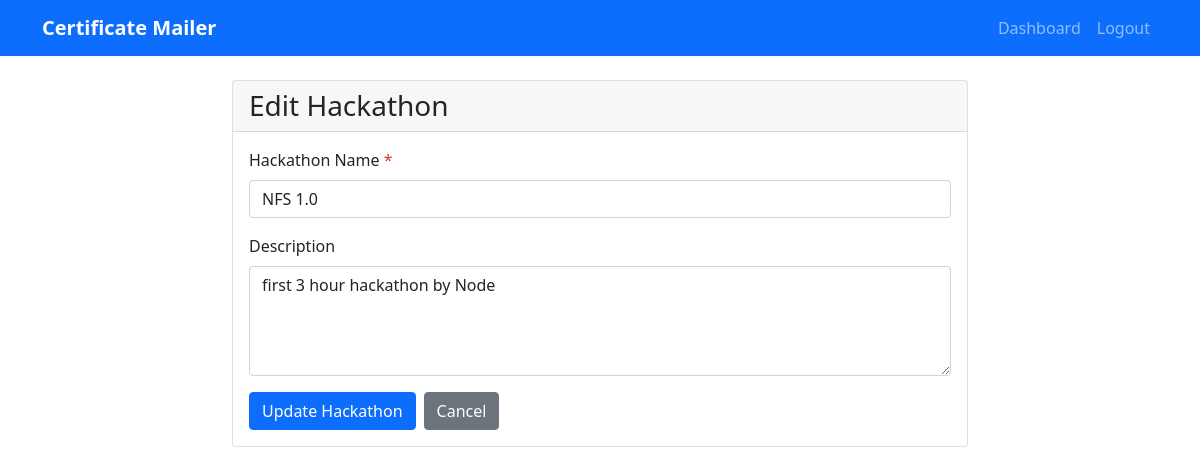
/hackathons/1/edit (signed in), run on an earlier commit of the app's database.
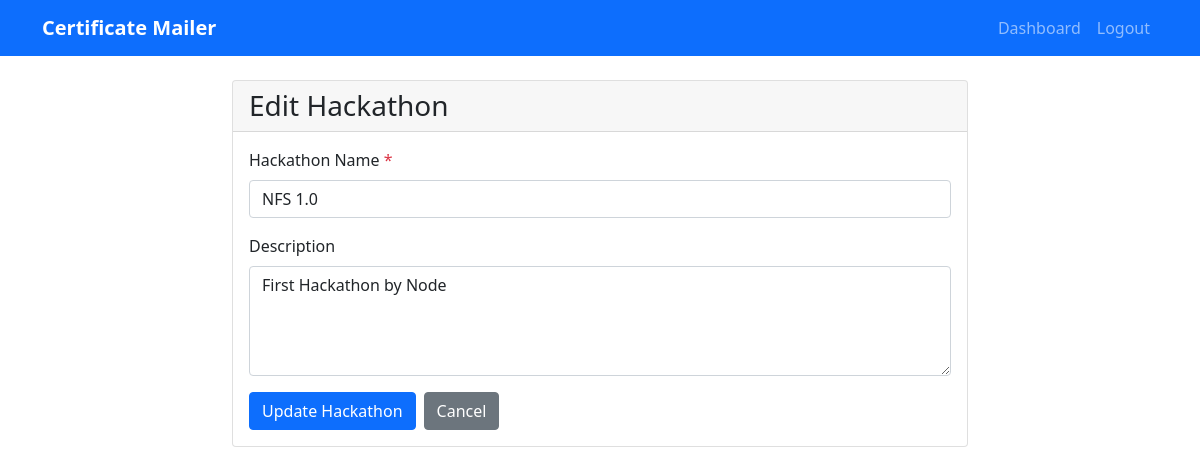
And on a later commit of the database.
### models.py (models this page shows)
class Hackathon(db.Model):
    id = db.Column(db.Integer, primary_key=True)
    name = db.Column(db.String(100), nullable=False)
    description = db.Column(db.Text)
    created_at = db.Column(db.DateTime, default=datetime.utcnow)
    user_id = db.Column(db.Integer, db.ForeignKey('user.id'), nullable=False)
    certificate_templates = db.relationship('CertificateTemplate', backref='hackathon', lazy=True)
    participants = db.relationship('Participant', backref='hackathon', lazy=True)

### blueprints/hackathon/routes.py (the view, shortened to what this page needs)
@hackathon_bp.route('/hackathons/<int:id>/edit', methods=['GET', 'POST'])
@login_required
def edit_hackathon(current_user, id):
    hackathon = Hackathon.query.filter_by(id=id, user_id=current_user.id).first_or_404()
    if request.method == 'GET':
        return render_template('hackathon/edit.html', hackathon=hackathon, user=current_user)

### templates/hackathon/edit.html (shortened to what this page needs)
{% extends "base.html" %}
{% block content %}
<div class="row justify-content-center">
    <div class="col-md-8">
        <div class="card">
            <div class="card-header">
                <h3 class="mb-0">Edit Hackathon</h3>
            </div>
            <div class="card-body">
                <form method="POST">
                    <div class="mb-3">
                        <label for="name" class="form-label">Hackathon Name <span class="text-danger">*</span></label>
                        <input type="text" class="form-control" id="name" name="name" required
                               value="{{ hackathon.name }}" placeholder="e.g., Tech Innovation Challenge 2024">
                    </div>
                    <div class="mb-3">
                        <label for="description" class="form-label">Description</label>
                        <textarea class="form-control" id="description" name="description" rows="4"
                                  placeholder="Brief description of the hackathon (optional)">{{ hackathon.description or '' }}</textarea>
                    </div>
                    <div class="d-flex gap-2">
                        <button type="submit" class="btn btn-primary">
                             Update Hackathon
                        </button>
                        <a href="{{ url_for('hackathon.hackathon_detail', id=hackathon.id) }}" class="btn btn-secondary">
                            Cancel
                        </a>
                    </div>
                </form>
            </div>
        </div>
    </div>
</div>
{% endblock %}

What changed in the data, as far as the page shows it:
changed Hackathon "NFS 1.0": description "first 3 hour hackathon by Node" → "First Hackathon by Node"
